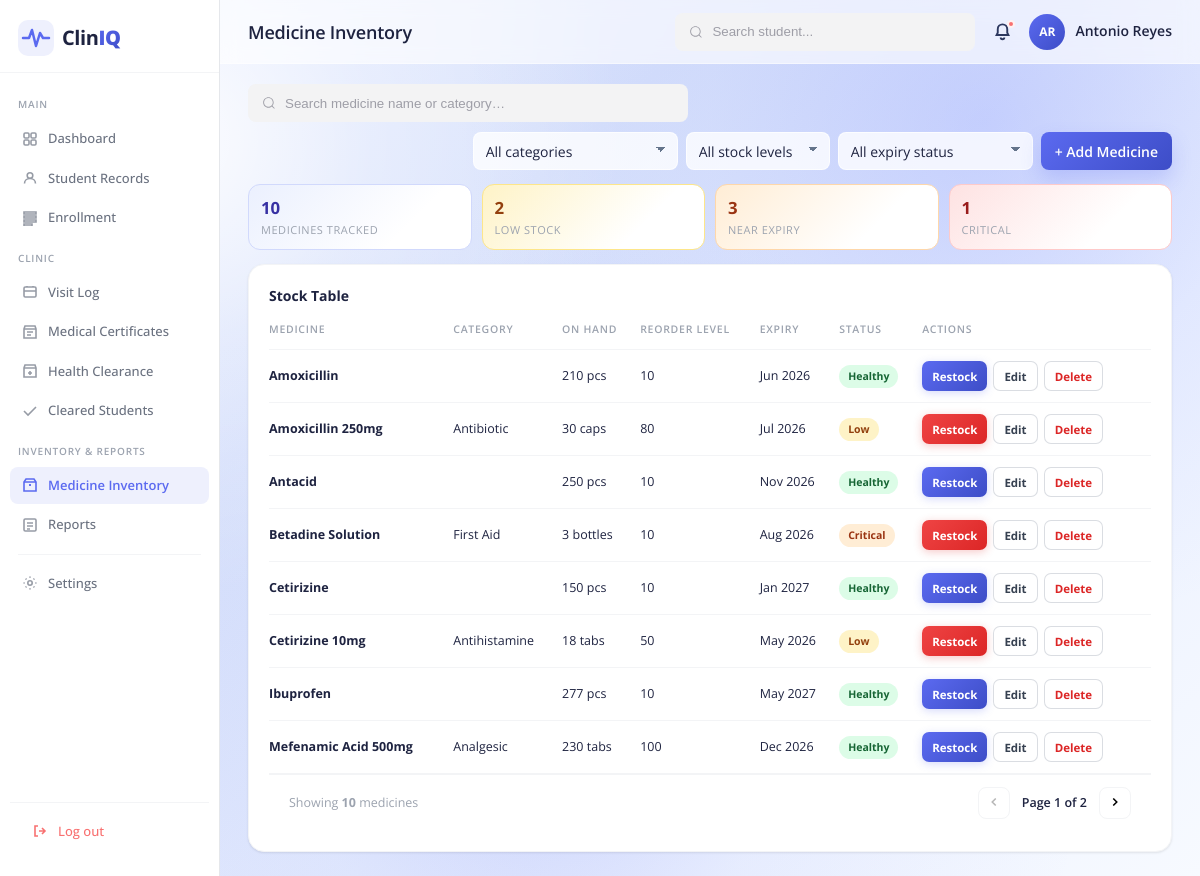
Page /medicineInventory.php (signed in) on the committed database.
### tables this page shows
CREATE TABLE `medicines` (
  `medicine_id` int(11) NOT NULL,
  `name` varchar(100) NOT NULL,
  `category` varchar(50) NOT NULL,
  `description` text DEFAULT NULL,
  `quantity` int(11) NOT NULL DEFAULT 0,
  `unit` varchar(30) DEFAULT NULL,
  `reorder_level` int(11) DEFAULT 10,
  `location` varchar(100) DEFAULT NULL,
  `notes` text DEFAULT NULL,
  `expiration_date` date DEFAULT NULL,
  `created_at` timestamp NOT NULL DEFAULT current_timestamp()
);

### medicineInventory.php (called while the page is built, shortened)
<?php
require_once 'modules/medicineInventory.php';
?>

### classes/BaseModel.php (called while the page is built, shortened)
<?php
class BaseModel {
    public function __construct(PDO $db) {
        $this->db = $db;
    }
}

### classes/Medicine.php (called while the page is built, shortened)
<?php
require_once __DIR__ . '/BaseModel.php';
class Medicine extends BaseModel {
    public function getAll(): array {
        return $this->db->query("SELECT * FROM medicines ORDER BY name ASC")->fetchAll(PDO::FETCH_ASSOC);
    }
    public function getAnalytics(array &$medicines): array {
        $stats = [
            'total' => count($medicines),
            'low_stock' => 0,
            'near_expiry' => 0,
            'critical' => 0
        ];
        $now = time();
        foreach ($medicines as &$m) {
            $expiryTime = strtotime((string)$m['expiration_date']);
            if ($expiryTime) {
                $daysUntilExpiry = ($expiryTime - $now) / (24 * 60 * 60);
                if ($daysUntilExpiry < 0) {
                    $m['expiry_status'] = 'Expired';
                    $stats['near_expiry']++;
                } elseif ($daysUntilExpiry <= 90) {
                    $m['expiry_status'] = 'Near Expiry';
                    $stats['near_expiry']++;
                } else {
                    $m['expiry_status'] = 'Safe';
                }
            } else {
                $m['expiry_status'] = 'Safe';
            }
            $reorder = (int)$m['reorder_level'];
            $qty = (int)$m['quantity'];
            if ($qty <= 5 || $qty <= ($reorder * 0.2)) {
                $stats['critical']++;
            } elseif ($qty <= $reorder) {
                $stats['low_stock']++;
            } else {
                $m['display_status'] = 'Healthy';
                $m['status_class'] = 'ok';
            }
        }
        return $stats;
    }
}

### includes/functions.php (called while the page is built, shortened)
<?php
if (!function_exists('e')) {
    function e($value): string {
        return htmlspecialchars((string)$value, ENT_QUOTES, 'UTF-8');
    }
}

### modules/medicineInventory.php (the view, shortened to what this page needs)
<?php
require_once __DIR__ . '/../includes/functions.php';
require_once __DIR__ . '/../classes/Medicine.php';
$db = new Database();
$conn = $db->connect();
$medModel = new Medicine($conn);
$medicines = $medModel->getAll();
$analytics = $medModel->getAnalytics($medicines);
$totalMedsCount  = $analytics['total'];
$lowStockCount   = $analytics['low_stock'];
$nearExpiryCount = $analytics['near_expiry'];
$criticalCount   = $analytics['critical'];
?>
<!DOCTYPE html>
<html lang="en">
<head>
    <link rel="stylesheet" href="../assets/css/dashboard.css" />
    <link rel="stylesheet" href="../assets/css/medicineInventory.css" />
    <link rel="stylesheet" href="../assets/css/settings.css" />
    <link rel="stylesheet" href="../assets/css/notifications_popup.css" />
</head>
<body>
<div class="app-shell">
    <?php include __DIR__ . '/../includes/sidebar.php'; ?>
    <div class="main-content">
        <?php include __DIR__ . '/../includes/header.php'; ?>
        <div class="dashboard-body module-page">
            <section class="module-toolbar">
                <div class="group"><input class="input" type="search" id="medSearchInput" placeholder="Search medicine name or category…" /></div>
                <div class="toolbar-actions">
                    <select class="module-select" id="categoryFilter">
                        <option value="">All categories</option>
                    </select>
                    <select class="module-select" id="stockFilter">
                        <option value="">All stock levels</option>
                    </select>
                    <select class="module-select" id="expiryFilter">
                        <option value="">All expiry status</option>
                    </select>
                    <button class="module-btn" type="button" id="openAddMedModal">+ Add Medicine</button>
                </div>
            </section>
            <section class="module-kpi-grid four-col">
                <article class="module-kpi kpi-blue"><strong><?= $totalMedsCount ?></strong><span>Medicines tracked</span></article>
                <article class="module-kpi kpi-amber"><strong><?= $lowStockCount ?></strong><span>Low stock</span></article>
                <article class="module-kpi kpi-orange"><strong><?= $nearExpiryCount ?></strong><span>Near expiry</span></article>
                <article class="module-kpi kpi-red"><strong><?= $criticalCount ?></strong><span>Critical</span></article>
            </section>
            <section class="module-layout single">
                <article class="card">
                    <div class="card-header"><div class="card-title">Stock Table</div></div>
                    <div class="module-table-wrap">
                        <table class="module-table" id="medTable">
                            <thead><tr><th>Medicine</th><th>Category</th><th>On Hand</th><th>Reorder Level</th><th>Expiry</th><th>Status</th><th>Actions</th></tr></thead>
                            <tbody>
                                <?php foreach ($medicines as $med):
                                    $expiryPretty = date('M Y', strtotime((string)$med['expiration_date']));
                                    $isUrgent = $med['display_status'] !== 'Healthy';
                                ?>
                                <tr data-medicine-id="<?= (int)$med['medicine_id'] ?>" data-category="<?= e($med['category']) ?>" data-status="<?= e($med['display_status']) ?>" data-expiry-status="<?= e($med['expiry_status'] ?? 'Safe') ?>">
                                    <td><strong><?= e($med['name']) ?></strong></td>
                                    <td><?= e($med['category']) ?></td>
                                    <td><?= (int)$med['quantity'] ?> <?= e($med['unit']) ?></td>
                                    <td><?= (int)$med['reorder_level'] ?></td>
                                    <td><?= e($expiryPretty) ?></td>
                                    <td><span class="status-pill <?= e($med['status_class']) ?>"><?= e($med['display_status']) ?></span></td>
                                    <td class="row-actions">
                                        <button class="row-action-btn <?= $isUrgent ? 'urgent' : '' ?>" data-action="restock"
                                            data-id="<?= (int)$med['medicine_id'] ?>"
                                            data-name="<?= e($med['name']) ?>"
                                            data-qty="<?= (int)$med['quantity'] ?>"
                                            data-unit="<?= e($med['unit']) ?>"
                                            type="button">Restock</button>
                                        <button class="row-action-btn secondary" data-action="edit"
                                            data-id="<?= (int)$med['medicine_id'] ?>"
                                            data-name="<?= e($med['name']) ?>"
                                            data-category="<?= e($med['category']) ?>"
                                            data-unit="<?= e($med['unit']) ?>"
                                            data-qty="<?= (int)$med['quantity'] ?>"
                                            data-reorder="<?= (int)$med['reorder_level'] ?>"
                                            data-expiry="<?= e($med['expiration_date']) ?>"
                                            data-location="<?= e($med['location'] ?? '') ?>"
                                            data-notes="<?= e($med['notes'] ?? '') ?>"
                                            type="button">Edit</button>
                                        <button class="row-action-btn secondary" data-action="delete"
                                            data-id="<?= (int)$med['medicine_id'] ?>"
                                            data-name="<?= e($med['name']) ?>"
                                            type="button" style="color:#dc2626;">Delete</button>
                                    </td>
                                </tr>
                                <?php endforeach; ?>
                            </tbody>
                        </table>
                    </div>
                    <div class="table-footer" style="padding: 12px 20px; display:flex; justify-content:space-between; align-items:center; border-top: 1px solid var(--border-light);">
                        <span class="table-count" style="font-size:12.5px; color:var(--text-muted);">Showing <strong id="visibleCount"><?= count($medicines) ?></strong> medicines</span>
                        <div class="pagination" style="display:flex; align-items:center; gap:12px;">
                            <button class="page-btn" id="btnPrev" style="width:32px; height:32px; border-radius:8px; border:1px solid var(--border-light); background: #fff; cursor:pointer;" disabled>
                                <svg viewBox="0 0 16 16" fill="none" stroke="currentColor" stroke-width="1.8" style="width:14px; height:14px;"><path d="M10 4L6 8l4 4"/></svg>
                            </button>
                            <span class="page-current" id="pageInfo" style="font-size:12.5px; color:var(--text-primary); font-weight:600;">Page 1 of 1</span>
                            <button class="page-btn" id="btnNext" style="width:32px; height:32px; border-radius:8px; border:1px solid var(--border-light); background: #fff; cursor:pointer;" disabled>
                                <svg viewBox="0 0 16 16" fill="none" stroke="currentColor" stroke-width="1.8" style="width:14px; height:14px;"><path d="M6 4l4 4-4 4"/></svg>
                            </button>
                        </div>
                    </div>
                </article>
            </section>
        </div>
    </div>
</div>
</body>
</html>

### assets/css/dashboard.css (style rules this page uses)
*, *::before, *::after { box-sizing: border-box; margin: 0; padding: 0; }
:root { --primary: #5B6AF0; --primary-light: #EEF0FD; --primary-dark: #3D4DC7; --accent: #6EE7B7; --danger: #F87171; --warning: #FBBF24; --success: #34D399; --bg-page: #F0F2FA; --bg-card: #FFFFFF; --bg-sidebar: #FFFFFF; --text-primary: #1E2340; --text-secondary: #6B7280; --text-muted: #9CA3AF; --text-on-primary: #FFFFFF; --border: #E5E7EB; --border-light: #F3F4F6; --sidebar-width: 220px; --header-height: 64px; --radius-sm: 8px; --radius-md: 12px; --radius-lg: 16px; --radius-xl: 20px; --shadow-sm: 0 1px 3px rgba(0,0,0,0.06), 0 1px 2px rgba(0,0,0,0.04); --shadow-md: 0 4px 12px rgba(0,0,0,0.08); --shadow-lg: 0 8px 24px rgba(0,0,0,0.10); }
html, body { height: 100%; font-family: 'Open Sans', sans-serif; background: radial-gradient(circle at 14% 16%, rgba(255, 255, 255, 0.92) 0%, rgba(255, 255, 255, 0.36) 16%, transparent 36%), radial-gradient(circle at 82% 14%, rgba(124, 140, 255, 0.28) 0%, rgba(124, 140, 255, 0.08) 22%, transparent 42%), radial-gradient(circle at 45% 84%, rgba(91, 106, 240, 0.2) 0%, rgba(91, 106, 240, 0.05) 24%, transparent 56%), linear-gradient(138deg, #e4ebff 0%, #d6e0fb 34%, #eaf0ff 70%, #f7faff 100%); color: var(--text-primary); font-size: 14px; line-height: 1.5; -webkit-font-smoothing: antialiased; }
.app-shell { display: flex; height: 100vh; overflow: hidden; }
.main-content { flex: 1; display: flex; flex-direction: column; overflow-y: auto; background: transparent; }
.group { display: flex; line-height: 28px; align-items: center; position: relative; width: clamp(220px, 25vw, 320px); }
.input { width: 100%; height: 38px; line-height: 28px; padding: 0 1rem; padding-left: 2.5rem; border: 2px solid transparent; border-radius: 8px; outline: none; background-color: #f3f3f4; color: #0d0c22; transition: .3s ease; }
.input::placeholder { color: #9e9ea7; }
.icon { position: absolute; left: 1rem; fill: #9e9ea7; width: 1rem; height: 1rem; }
.dashboard-body { padding: 20px 28px 24px; display: flex; flex-direction: column; gap: 18px; }
.card { background: var(--bg-card); border-radius: var(--radius-lg); padding: 20px; box-shadow: var(--shadow-sm); border: 1px solid var(--border-light); }
.card-header { display: flex; align-items: center; justify-content: space-between; margin-bottom: 16px; }
.card-title { font-size: 14px; font-weight: 700; color: var(--text-primary); }

### rows in the picture
medicines: name "Amoxicillin", quantity "210", unit "pcs", reorder_level "10", expiration_date "Jun 2026", display_status "Healthy"
medicines: name "Amoxicillin 250mg", category "Antibiotic", quantity "30", unit "caps", reorder_level "80", expiration_date "Jul 2026", display_status "Low"
medicines: name "Antacid", quantity "250", unit "pcs", reorder_level "10", expiration_date "Nov 2026", display_status "Healthy"
medicines: name "Betadine Solution", category "First Aid", quantity "3", unit "bottles", reorder_level "10", expiration_date "Aug 2026", display_status "Critical"
medicines: name "Cetirizine", quantity "150", unit "pcs", reorder_level "10", expiration_date "Jan 2027", display_status "Healthy"
medicines: name "Cetirizine 10mg", category "Antihistamine", quantity "18", unit "tabs", reorder_level "50", expiration_date "May 2026", display_status "Low"
medicines: name "Ibuprofen", quantity "277", unit "pcs", reorder_level "10", expiration_date "May 2027", display_status "Healthy"
medicines: name "Mefenamic Acid 500mg", category "Analgesic", quantity "230", unit "tabs", reorder_level "100", expiration_date "Dec 2026", display_status "Healthy"

### other values in the picture
$resolvedPageTitle "Medicine Inventory"
getInitials($_SESSION['full_name']) "AR"
$_SESSION['full_name'] "Antonio Reyes"
$totalMedsCount "10"
$lowStockCount "2"
$nearExpiryCount "3"
$criticalCount "1"
count($medicines) "10"
